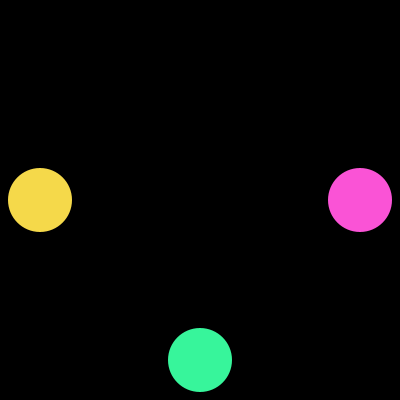
Frame 1 (no input)
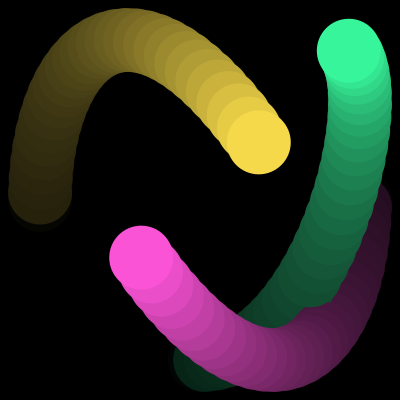
Frame 60 (the mouse pressed at the canvas centre just before this capture)
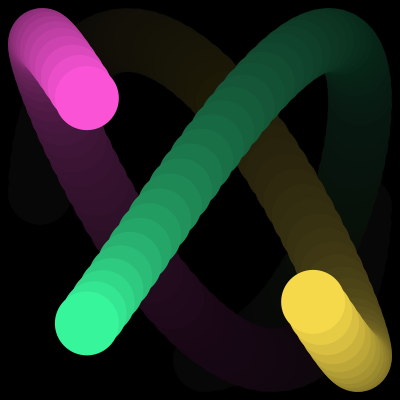
Frame 120 (the mouse held since frame 60 and released just before this capture)

The Processing sketch that drew these frames (run headless with seeded random() and noise(); from frame 60 on, the mouse is pressed at the canvas centre):

// Processing sketch: processing_11889
// ── processing_11889.pde


// Lissablobs
 
int blobSize = 64;
float xangle = 0;
float yangle = 0;
float xanginc = 0.047;
float yanginc = 0.033;
float attenuation = 2.5;
int fade = 16;
int numFrames = 2;

PGraphics[] frames = new PGraphics[numFrames];
int pg=0;

void setup()
{
  size(400,400);
  background(0);
  for (int n = 0; n < frames.length; n++)
    frames[n] = createGraphics(width, height, JAVA2D);
}

void draw()
{
  int halfheight = height / 2;
  int halfwidth  = width  / 2;
  float attheight = height / attenuation;
  float attwidth  = width  / attenuation;
  float x1 = halfheight + (attheight * (sin(yangle)));
  float y1 = halfwidth  + (attwidth  * (cos(xangle)));
  float x2 = halfheight + (attheight * (cos(yangle)));
  float y2 = halfwidth  + (attwidth  * (sin(xangle)));
  float x3 = halfheight + (attheight * (cos(yangle + PI)));
  float y3 = halfwidth  + (attwidth  * (sin(xangle + PI)));
  
  frames[pg].beginDraw();
  frames[pg].noStroke();
  frames[pg].smooth();
  frames[pg].fill(0, fade);
  frames[pg].rect(0, 0, width, height);
  frames[pg].fill(#37F59B);
  frames[pg].ellipse(x1, y1, blobSize, blobSize);
  frames[pg].fill(#FA53D6);
  frames[pg].ellipse(x2, y2, blobSize, blobSize);
  frames[pg].fill(#F5D94A);
  frames[pg].ellipse(x3, y3, blobSize, blobSize);
  frames[pg].endDraw();
  image(frames[pg], 0, 0);
  pg = (pg + 1) % frames.length;

  xangle += xanginc;
  yangle += yanginc;
  if(xangle > TWO_PI) xangle=0;
  if(yangle > TWO_PI) yangle=0;
}
